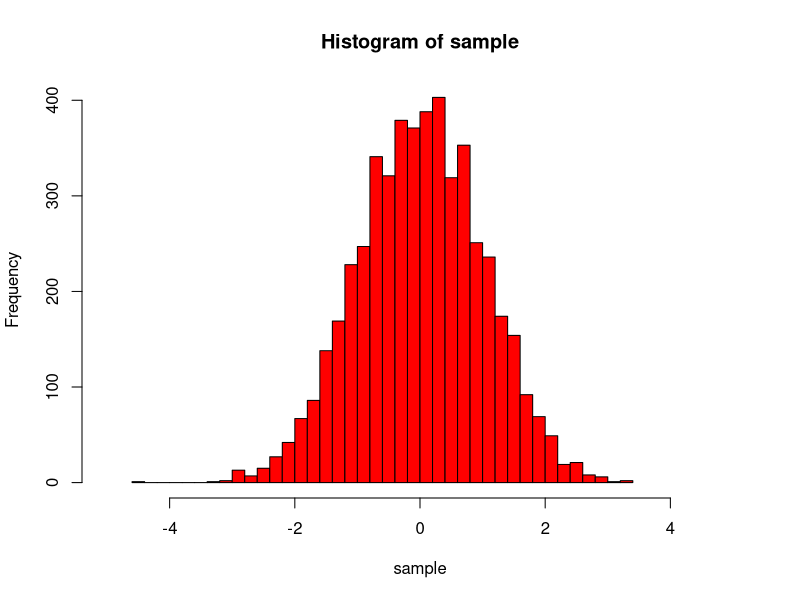

Recreate this plot in R.
g<-function(x)
{
	return((1/2)*exp(-abs(x)))
}

gInv<-function(x)
{
	if(x<1/2)
	{
		return(log(2*x,base=exp(1)))
	}
	else
	{
		return(-log(2*(1-x),base=exp(1)))
	}
}

f<-function(x)
{
	return((1/sqrt(2*pi))*exp(-x*x/2))
}

n=5000
sample<-vector(length=n)
c<-sqrt(2*exp(1)/pi)
acc_count<-0
total_count<-0

i<-1

while(i<=n)
{
	x<-gInv(runif(1))
	
	if(c*g(x)*runif(1)<f(x))
	{
		sample[i]=x
		i<-i+1
		acc_count<-acc_count+1
	}
	total_count<-total_count+1
}

png("que1_in_R.png")
ran<-5
hist(sample,breaks=50,col="red",plot=TRUE,xlim=c(-ran, ran),)

cat("\n")
cat("\nMean: ",mean(sample),"\n")
cat("Variance: ",var(sample),"\n")
cat("Max: ",max(sample),"\n")
cat("Min: ",min(sample),"\n")
cat("Simulated Acccepted Probability: ",acc_count/total_count,"\n")
cat("Theoritical Acccepted Probability: ",1/c,"\n")


